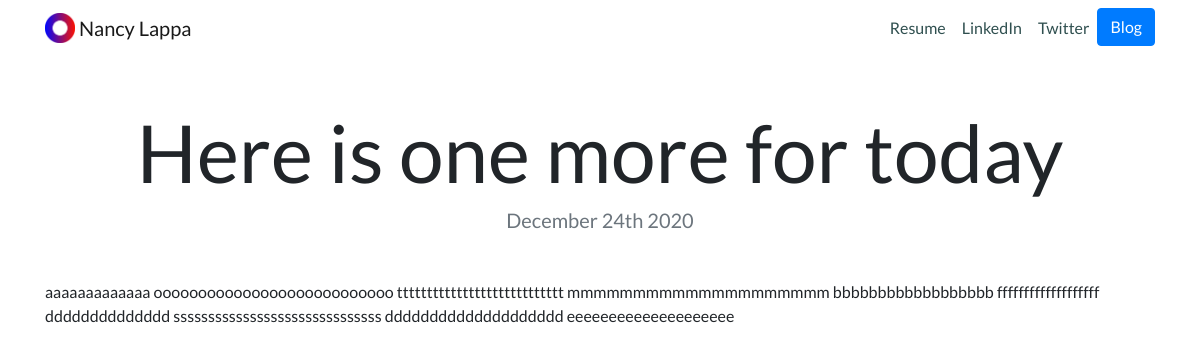
Screenshot of /blog/12/ with the database file from the repository.
### blog/models.py (models this page shows, shortened)
class Post(models.Model):
    title = models.CharField(max_length=200)
    date = models.DateField()
    description = models.TextField()

### blog/views.py (the view)
# urls.py: path('<int:post_id>/', views.detail, name='detail'), #pernav parametro to id tou post
def detail(request, post_id):
    post = get_object_or_404(Post, pk=post_id) #vazei to object sti metavliti post
    return render(request, 'blog/detail.html', {'post': post})

### blog/templates/blog/detail.html
{% extends "portfolio/base.html" %}
{% load static %}
{% block content %}
<h1 class="text-center mt-5" id="blogdetailtitle">{{ post.title }}</h1>
<h5 class="text-center text-muted mb-5">{{ post.date|date:'F jS Y' }}</h5>
{{ post.description|safe }}
{% endblock %}

### portfolio/static/portfolio/custom.css (style rules this page uses)
body { font-family: 'Lato', sans-serif; }
@media (min-width: 992px) { #blogdetailtitle { font-size: 5rem; } }

### rows the page displays
Post: title "Here is one more for today", date "December 24th 2020", description "aaaaaaaaaaaaa ooooooooooooooooooooooooooo tttttttttttttttttttttttttttt mmmmmmmmmmmmmmmmmmmm bbbbbbbbbbbbbbbbbb fffffffffffffffffff dddddddddddddd ssssssssssssssssssssssssssssss dddddddddddddddddddd eeeeeeeeeeeeeeeeeeee"
